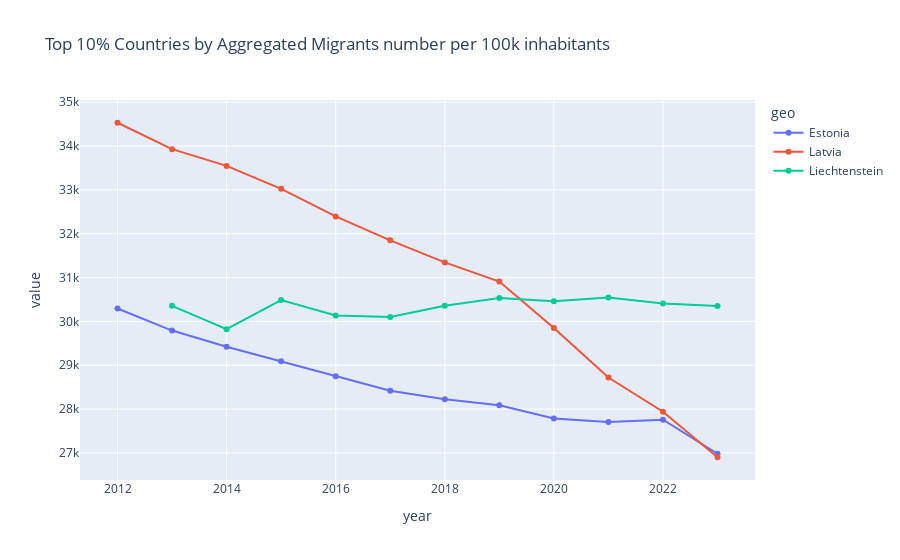
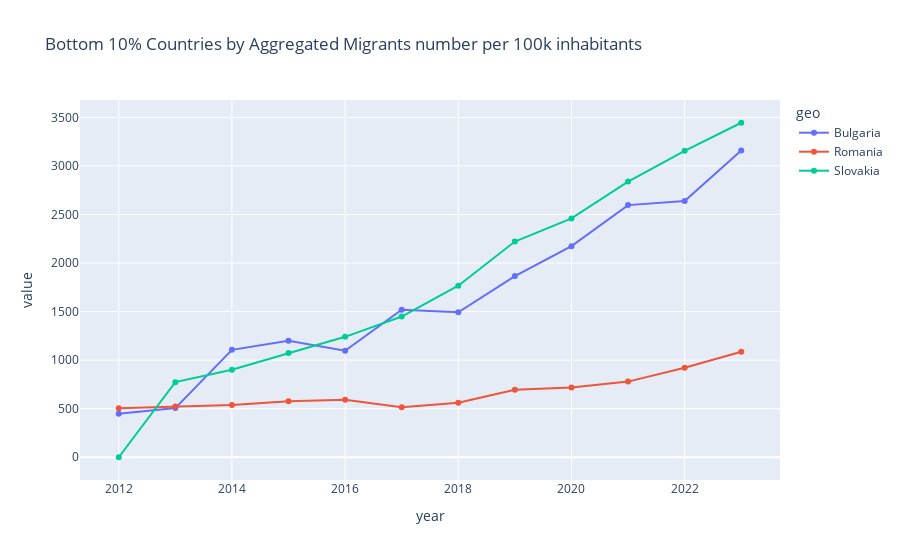

The notebook cell saved with these charts, in order:
### Code cell
import pandas as pd
import plotly.express as px
df = pd.read_csv(r'..\processed_data\migrants_all_valid_permits.csv')

# ignore all rows with total values
df = df[~df['geo'].str.contains('Total')]
value_col = df.columns[-1]
aggregated_obs_values = df.groupby(['geo', 'year'])[value_col].sum()

threshold = 0.25 * df["year"].nunique()

group = df.groupby('geo')

countries_to_remove = []

for geo, group_data in group:
    year_counts = group_data['year'].value_counts()
    missing_counts = df["year"].nunique() - year_counts.count()
    
    if missing_counts > threshold:
        countries_to_remove.append(geo)

df_copy = df[~df['geo'].isin(countries_to_remove)]
aggregated_obs_values = df_copy.groupby(['geo', 'year'])[value_col].sum()

top_threshold = aggregated_obs_values.groupby('geo').mean().quantile(0.9)
top_countries = aggregated_obs_values.groupby('geo').mean()
top_countries = top_countries[top_countries > top_threshold].index
filtered_top_df = aggregated_obs_values.loc[top_countries].reset_index()

bottom_threshold = aggregated_obs_values.groupby('geo').mean().quantile(0.1)
bottom_countries = aggregated_obs_values.groupby('geo').mean()
bottom_countries = bottom_countries[bottom_countries < bottom_threshold].index
filtered_bottom_df = aggregated_obs_values.loc[bottom_countries].reset_index()


fig = px.line(filtered_top_df, x='year', y=[value_col], color='geo', 
              markers=True, title=f'Top 10% Countries by Aggregated {value_col}')
fig.show()

fig = px.line(filtered_bottom_df, x='year', y=[value_col], color='geo', 
              markers=True, title=f'Bottom 10% Countries by Aggregated {value_col}')
fig.show()

### Figure 1 — Plotly figure (JSON) as saved in the notebook; plotly's stock layout.template omitted (floating-point values rounded to 4 significant figures)
{"data": [{"hovertemplate": "geo=Estonia<br>variable=Migrants number per 100k inhabitants<br>year=%{x}<br>value=%{y}<extra></extra>", "legendgroup": "Estonia", "line": {"color": "#636efa", "dash": "solid"}, "marker": {"symbol": "circle"}, "mode": "lines+markers", "name": "Estonia", "orientation": "v", "showlegend": true, "type": "scatter", "x": [2012, 2013, 2014, 2015, 2016, 2017, 2018, 2019, 2020, 2021, 2022, 2023], "xaxis": "x", "y": [30290.0, 29790.0, 29420.0, 29090.0, 28750.0, 28420.0, 28220.0, 28090.0, 27780.0, 27700.0, 27760.0, 26980.0], "yaxis": "y"}, {"hovertemplate": "geo=Latvia<br>variable=Migrants number per 100k inhabitants<br>year=%{x}<br>value=%{y}<extra></extra>", "legendgroup": "Latvia", "line": {"color": "#EF553B", "dash": "solid"}, "marker": {"symbol": "circle"}, "mode": "lines+markers", "name": "Latvia", "orientation": "v", "showlegend": true, "type": "scatter", "x": [2012, 2013, 2014, 2015, 2016, 2017, 2018, 2019, 2020, 2021, 2022, 2023], "xaxis": "x", "y": [34530.0, 33930.0, 33550.0, 33020.0, 32390.0, 31850.0, 31340.0, 30910.0, 29850.0, 28720.0, 27940.0, 26900.0], "yaxis": "y"}, {"hovertemplate": "geo=Liechtenstein<br>variable=Migrants number per 100k inhabitants<br>year=%{x}<br>value=%{y}<extra></extra>", "legendgroup": "Liechtenstein", "line": {"color": "#00cc96", "dash": "solid"}, "marker": {"symbol": "circle"}, "mode": "lines+markers", "name": "Liechtenstein", "orientation": "v", "showlegend": true, "type": "scatter", "x": [2013, 2014, 2015, 2016, 2017, 2018, 2019, 2020, 2021, 2022, 2023], "xaxis": "x", "y": [30350.0, 29820.0, 30480.0, 30140.0, 30100.0, 30360.0, 30530.0, 30460.0, 30540.0, 30410.0, 30350.0], "yaxis": "y"}], "layout": {"legend": {"title": {"text": "geo"}, "tracegroupgap": 0}, "title": {"text": "Top 10% Countries by Aggregated Migrants number per 100k inhabitants"}, "xaxis": {"anchor": "y", "domain": [0, 1], "title": {"text": "year"}}, "yaxis": {"anchor": "x", "domain": [0, 1], "title": {"text": "value"}}}}

### Figure 2 — Plotly figure (JSON) as saved in the notebook; plotly's stock layout.template omitted (floating-point values rounded to 4 significant figures)
{"data": [{"hovertemplate": "geo=Bulgaria<br>variable=Migrants number per 100k inhabitants<br>year=%{x}<br>value=%{y}<extra></extra>", "legendgroup": "Bulgaria", "line": {"color": "#636efa", "dash": "solid"}, "marker": {"symbol": "circle"}, "mode": "lines+markers", "name": "Bulgaria", "orientation": "v", "showlegend": true, "type": "scatter", "x": [2012, 2013, 2014, 2015, 2016, 2017, 2018, 2019, 2020, 2021, 2022, 2023], "xaxis": "x", "y": [448.9, 506.4, 1106.0, 1200.0, 1097.0, 1520.0, 1493.0, 1866.0, 2174.0, 2597.0, 2640.0, 3159.0], "yaxis": "y"}, {"hovertemplate": "geo=Romania<br>variable=Migrants number per 100k inhabitants<br>year=%{x}<br>value=%{y}<extra></extra>", "legendgroup": "Romania", "line": {"color": "#EF553B", "dash": "solid"}, "marker": {"symbol": "circle"}, "mode": "lines+markers", "name": "Romania", "orientation": "v", "showlegend": true, "type": "scatter", "x": [2012, 2013, 2014, 2015, 2016, 2017, 2018, 2019, 2020, 2021, 2022, 2023], "xaxis": "x", "y": [505.4, 522.3, 538.6, 577.9, 592.9, 516.2, 561.4, 694.3, 717.8, 779.0, 921.3, 1087.0], "yaxis": "y"}, {"hovertemplate": "geo=Slovakia<br>variable=Migrants number per 100k inhabitants<br>year=%{x}<br>value=%{y}<extra></extra>", "legendgroup": "Slovakia", "line": {"color": "#00cc96", "dash": "solid"}, "marker": {"symbol": "circle"}, "mode": "lines+markers", "name": "Slovakia", "orientation": "v", "showlegend": true, "type": "scatter", "x": [2012, 2013, 2014, 2015, 2016, 2017, 2018, 2019, 2020, 2021, 2022, 2023], "xaxis": "x", "y": [0.0, 773.7, 901.7, 1074.0, 1240.0, 1449.0, 1767.0, 2222.0, 2459.0, 2839.0, 3156.0, 3445.0], "yaxis": "y"}], "layout": {"legend": {"title": {"text": "geo"}, "tracegroupgap": 0}, "title": {"text": "Bottom 10% Countries by Aggregated Migrants number per 100k inhabitants"}, "xaxis": {"anchor": "y", "domain": [0, 1], "title": {"text": "year"}}, "yaxis": {"anchor": "x", "domain": [0, 1], "title": {"text": "value"}}}}
